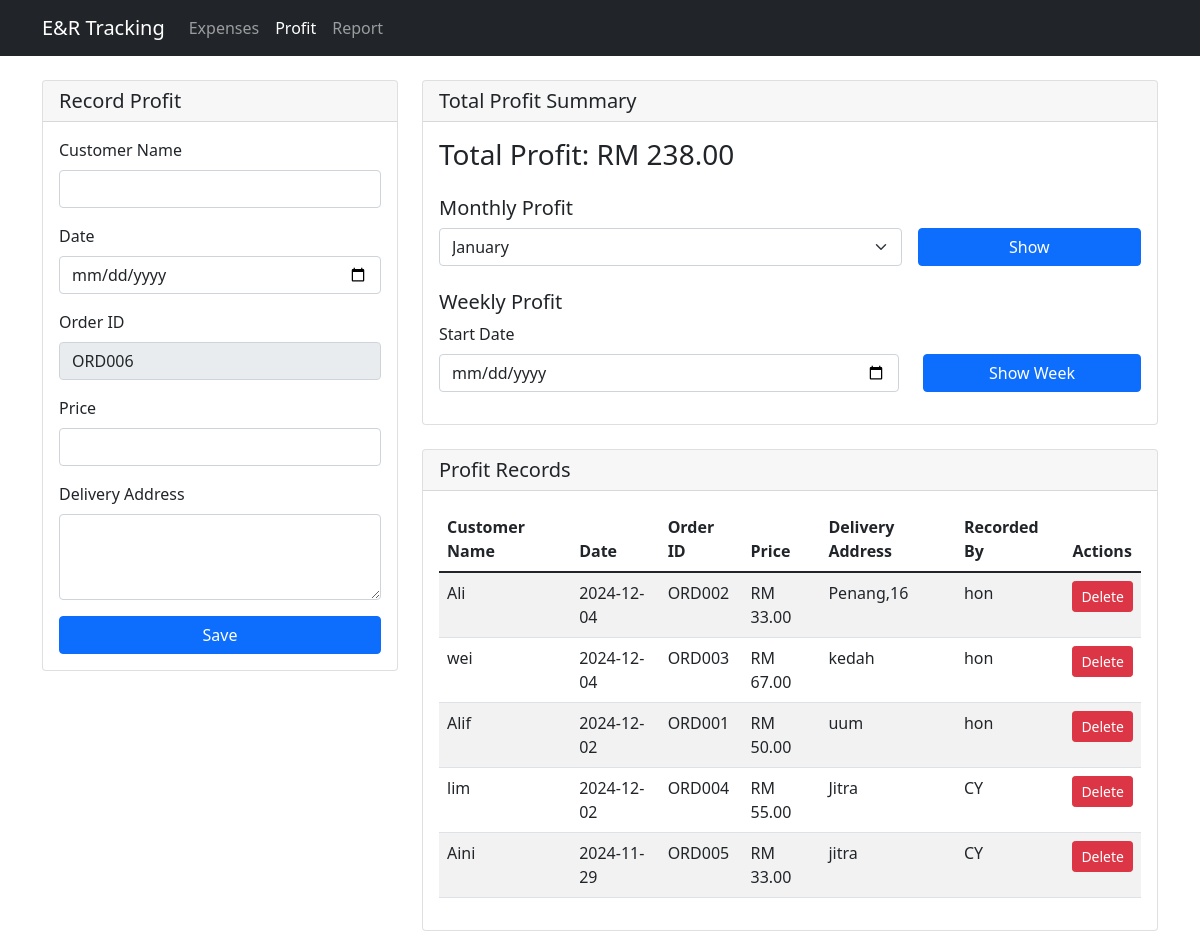
The page /expenses_revenue/profit.php on the database its author committed.
### tables this page shows
CREATE TABLE `profits` (
  `id` int NOT NULL,
  `customer_name` varchar(100) DEFAULT NULL,
  `record_date` date NOT NULL,
  `order_id` varchar(20) NOT NULL,
  `price` decimal(10,2) NOT NULL,
  `delivery_address` text,
  `recorded_by` varchar(50) DEFAULT NULL
);

### expenses_revenue/profit.php (the view, shortened to what this page needs)
<?php
include '../db.php';
function formatCurrency($amount) {
    return "RM " . number_format($amount, 2);
}
$latest_order = $conn->query("
    SELECT order_id
    FROM profits
    WHERE order_id != ''
    ORDER BY CAST(SUBSTRING(order_id, 4) AS UNSIGNED) DESC
    LIMIT 1
")->fetch_assoc();
$next_order_id = '001';
if ($latest_order) {
    $latest_num = intval(substr($latest_order['order_id'], 3));
    $next_order_id = sprintf("%03d", $latest_num + 1);
}
$next_order_id = 'ORD' . $next_order_id;
$total_profit = $conn->query("SELECT SUM(price) AS total FROM profits")->fetch_assoc()['total'] ?? 0;
?>
<!DOCTYPE html>
<html lang="en">
<head>
    <link href="https://cdn.jsdelivr.net/npm/bootstrap@5.1.3/dist/css/bootstrap.min.css" rel="stylesheet">
</head>
<body>
<nav class="navbar navbar-expand-lg navbar-dark bg-dark">
            <div class="container">
                <a class="navbar-brand" href="dashboard.php">E&R Tracking</a>
                <div class="collapse navbar-collapse" id="navbarNav">
                    <ul class="navbar-nav me-auto">
                        <li class="nav-item">
                            <a class="nav-link <?php echo basename($_SERVER['PHP_SELF']) == 'expenses.php' ? 'active' : ''; ?>"
                            href="expenses.php">Expenses</a>
                        </li>
                        <li class="nav-item">
                            <a class="nav-link <?php echo basename($_SERVER['PHP_SELF']) == 'profit.php' ? 'active' : ''; ?>"
                            href="profit.php">Profit</a>
                        </li>
                        <li class="nav-item">
                            <a class="nav-link <?php echo basename($_SERVER['PHP_SELF']) == 'report.php' ? 'active' : ''; ?>"
                            href="report.php">Report</a>
                        </li>
                    </ul>
                </div>
            </div>
        </nav>
    <div class="container mt-4">
        <div class="row">
            <div class="col-md-4 mb-4">
                <div class="card">
                    <div class="card-header">
                        <h5 class="card-title mb-0">Record Profit</h5>
                    </div>
                    <div class="card-body">
                        <form method="POST">
                            <div class="mb-3">
                                <label for="customer_name" class="form-label">Customer Name</label>
                                <input type="text" class="form-control" id="customer_name" name="customer_name" required>
                            </div>
                            <div class="mb-3">
                                <label for="record_date" class="form-label">Date</label>
                                <input type="date" class="form-control" id="record_date" name="record_date" required>
                            </div>
                            <div class="mb-3">
                                <label for="order_id" class="form-label">Order ID</label>
                                <input type="text" class="form-control" id="order_id" name="order_id"
                                       value="<?php echo htmlspecialchars($next_order_id); ?>" readonly>
                            </div>
                            <div class="mb-3">
                                <label for="price" class="form-label">Price</label>
                                <input type="number" step="0.01" class="form-control" id="price" name="price" required>
                            </div>
                            <div class="mb-3">
                                <label for="delivery_address" class="form-label">Delivery Address</label>
                                <textarea class="form-control" id="delivery_address" name="delivery_address" rows="3" required></textarea>
                            </div>
                            <button type="submit" name="record_profit" class="btn btn-primary w-100">Save</button>
                        </form>
                    </div>
                </div>
            </div>
            <div class="col-md-8">
                <div class="card mb-4">
                    <div class="card-header">
                        <h5 class="card-title mb-0">Total Profit Summary</h5>
                    </div>
                    <div class="card-body">
                        <h3>Total Profit: <?php echo formatCurrency($total_profit); ?></h3>
                        <div class="mt-4">
                            <h5>Monthly Profit</h5>
                            <form method="GET" class="row g-3 mb-3">
                                <div class="col-md-8">
                                    <select name="month" class="form-select">
                                        <?php
                                        for ($m = 1; $m <= 12; $m++) {
                                            $selected = (isset($_GET['month']) && $_GET['month'] == $m) ? 'selected' : '';
                                            echo "<option value='$m' $selected>" . date('F', mktime(0, 0, 0, $m, 1)) . "</option>";
                                        }
                                        ?>
                                    </select>
                                </div>
                                <div class="col-md-4">
                                    <button type="submit" class="btn btn-primary w-100">Show</button>
                                </div>
                            </form>
                        </div>
                        <div class="mt-4">
                            <h5>Weekly Profit</h5>
                            <form method="GET" class="mb-3">
                                <div class="row">
                                    <div class="col-md-8">
                                        <label class="form-label">Start Date</label>
                                        <input type="date" name="start_date" class="form-control"
                                               value="<?php echo $_GET['start_date'] ?? ''; ?>" required>
                                    </div>
                                    <div class="col-md-4">
                                        <label class="form-label">&nbsp;</label>
                                        <button type="submit" class="btn btn-primary w-100">Show Week</button>
                                    </div>
                                </div>
                            </form>
                        </div>
                    </div>
                </div>
                <div class="card">
                    <div class="card-header">
                        <h5 class="card-title mb-0">Profit Records</h5>
                    </div>
                    <div class="card-body">
                        <div class="table-responsive">
                            <table class="table table-striped">
                                <thead>
                                    <tr>
                                        <th>Customer Name</th>
                                        <th>Date</th>
                                        <th>Order ID</th>
                                        <th>Price</th>
                                        <th>Delivery Address</th>
                                        <th>Recorded By</th>
                                        <th>Actions</th>
                                    </tr>
                                </thead>
                                <tbody>
                                    <?php
                                    $profits = $conn->query("
                                        SELECT * FROM profits
                                        ORDER BY record_date DESC
                                    ");
                                    while ($profit = $profits->fetch_assoc()):
                                    ?>
                                    <tr>
                                        <td><?php echo htmlspecialchars($profit['customer_name']); ?></td>
                                        <td><?php echo $profit['record_date']; ?></td>
                                        <td><?php echo htmlspecialchars($profit['order_id']); ?></td>
                                        <td><?php echo formatCurrency($profit['price']); ?></td>
                                        <td><?php echo htmlspecialchars($profit['delivery_address']); ?></td>
                                        <td><?php echo htmlspecialchars($profit['recorded_by']); ?></td>
                                        <td>
                                            <form method="POST" class="d-inline">
                                                <button type="submit" name="delete_profit"
                                                        class="btn btn-danger btn-sm"
                                                        onclick="return confirm('Are you sure you want to delete this record?')">
                                                    Delete
                                                </button>
                                            </form>
                                        </td>
                                    </tr>
                                    <?php endwhile; ?>
                                </tbody>
                            </table>
                        </div>
                    </div>
                </div>
            </div>
        </div>
    </div>
</body>
</html>

### rows shown on the page
profits: customer_name "Ali", record_date "2024-12-04", order "ORD002", price "RM 33.00", delivery_address "Penang,16", recorded_by "hon"
profits: customer_name "wei", record_date "2024-12-04", order "ORD003", price "RM 67.00", delivery_address "kedah", recorded_by "hon"
profits: customer_name "Alif", record_date "2024-12-02", order "ORD001", price "RM 50.00", delivery_address "uum", recorded_by "hon"
profits: customer_name "lim", record_date "2024-12-02", order "ORD004", price "RM 55.00", delivery_address "Jitra", recorded_by "CY"
profits: customer_name "Aini", record_date "2024-11-29", order "ORD005", price "RM 33.00", delivery_address "jitra", recorded_by "CY"

### other values the page prints
formatCurrency($total_profit) "RM 238.00"
form field month "January"
